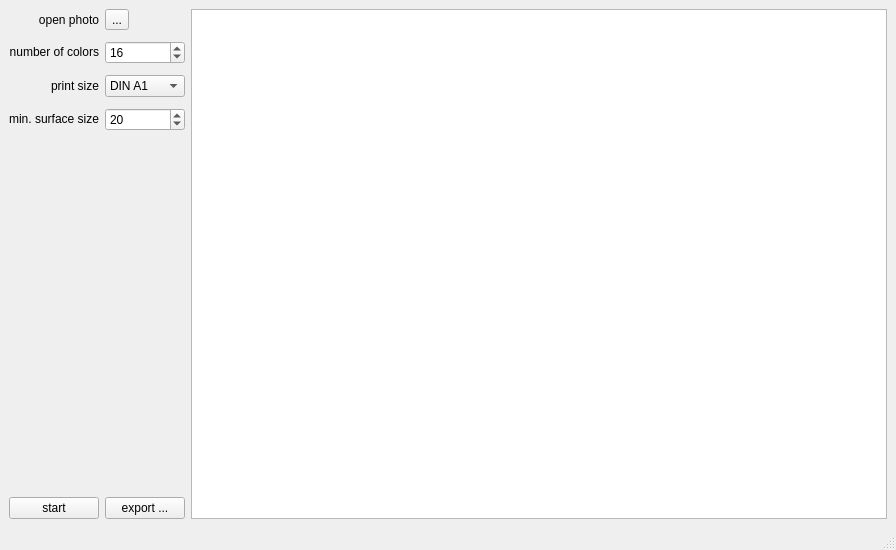
<?xml version="1.0" encoding="UTF-8"?>
<ui version="4.0">
 <class>MainWindow</class>
 <widget class="QMainWindow" name="MainWindow">
  <property name="geometry">
   <rect>
    <x>0</x>
    <y>0</y>
    <width>896</width>
    <height>550</height>
   </rect>
  </property>
  <property name="windowTitle">
   <string>Color Photo By Number</string>
  </property>
  <widget class="QWidget" name="centralwidget">
   <layout class="QGridLayout" name="gridLayout">
    <item row="0" column="1">
     <widget class="QGraphicsView" name="graphicsView"/>
    </item>
    <item row="0" column="0">
     <layout class="QHBoxLayout" name="horizontalLayout">
      <item>
       <layout class="QVBoxLayout" name="verticalLayoutLeft">
        <property name="spacing">
         <number>8</number>
        </property>
        <item>
         <widget class="QLabel" name="labelOpenPhoto">
          <property name="sizePolicy">
           <sizepolicy hsizetype="Preferred" vsizetype="Fixed">
            <horstretch>0</horstretch>
            <verstretch>0</verstretch>
           </sizepolicy>
          </property>
          <property name="minimumSize">
           <size>
            <width>0</width>
            <height>22</height>
           </size>
          </property>
          <property name="text">
           <string>open photo</string>
          </property>
          <property name="alignment">
           <set>Qt::AlignRight|Qt::AlignTrailing|Qt::AlignVCenter</set>
          </property>
         </widget>
        </item>
        <item>
         <widget class="QLabel" name="labelNumberOfColors">
          <property name="sizePolicy">
           <sizepolicy hsizetype="Preferred" vsizetype="Fixed">
            <horstretch>0</horstretch>
            <verstretch>0</verstretch>
           </sizepolicy>
          </property>
          <property name="minimumSize">
           <size>
            <width>0</width>
            <height>26</height>
           </size>
          </property>
          <property name="text">
           <string>number of colors</string>
          </property>
          <property name="alignment">
           <set>Qt::AlignRight|Qt::AlignTrailing|Qt::AlignVCenter</set>
          </property>
         </widget>
        </item>
        <item>
         <widget class="QLabel" name="labelPrintSize">
          <property name="sizePolicy">
           <sizepolicy hsizetype="Preferred" vsizetype="Fixed">
            <horstretch>0</horstretch>
            <verstretch>0</verstretch>
           </sizepolicy>
          </property>
          <property name="minimumSize">
           <size>
            <width>0</width>
            <height>26</height>
           </size>
          </property>
          <property name="text">
           <string>print size</string>
          </property>
          <property name="alignment">
           <set>Qt::AlignRight|Qt::AlignTrailing|Qt::AlignVCenter</set>
          </property>
         </widget>
        </item>
        <item>
         <widget class="QLabel" name="labelMinSurfaceSize">
          <property name="sizePolicy">
           <sizepolicy hsizetype="Preferred" vsizetype="Fixed">
            <horstretch>0</horstretch>
            <verstretch>0</verstretch>
           </sizepolicy>
          </property>
          <property name="minimumSize">
           <size>
            <width>0</width>
            <height>24</height>
           </size>
          </property>
          <property name="text">
           <string>min. surface size</string>
          </property>
          <property name="alignment">
           <set>Qt::AlignRight|Qt::AlignTrailing|Qt::AlignVCenter</set>
          </property>
         </widget>
        </item>
        <item>
         <spacer name="verticalSpacerLeft">
          <property name="orientation">
           <enum>Qt::Vertical</enum>
          </property>
          <property name="sizeHint" stdset="0">
           <size>
            <width>20</width>
            <height>40</height>
           </size>
          </property>
         </spacer>
        </item>
        <item>
         <widget class="QPushButton" name="pushButtonStart">
          <property name="text">
           <string>start</string>
          </property>
         </widget>
        </item>
       </layout>
      </item>
      <item>
       <layout class="QVBoxLayout" name="verticalLayoutRight">
        <property name="spacing">
         <number>11</number>
        </property>
        <item>
         <widget class="QToolButton" name="toolButtonOpenPhoto">
          <property name="text">
           <string>...</string>
          </property>
         </widget>
        </item>
        <item>
         <widget class="QSpinBox" name="spinBoxNumberOfColors">
          <property name="minimum">
           <number>1</number>
          </property>
          <property name="maximum">
           <number>100</number>
          </property>
          <property name="value">
           <number>16</number>
          </property>
         </widget>
        </item>
        <item>
         <widget class="QComboBox" name="comboBoxPrintSize">
          <property name="sizePolicy">
           <sizepolicy hsizetype="Preferred" vsizetype="Fixed">
            <horstretch>0</horstretch>
            <verstretch>0</verstretch>
           </sizepolicy>
          </property>
          <property name="minimumSize">
           <size>
            <width>0</width>
            <height>0</height>
           </size>
          </property>
          <property name="currentText">
           <string>DIN A4</string>
          </property>
          <item>
           <property name="text">
            <string>DIN A1</string>
           </property>
          </item>
          <item>
           <property name="text">
            <string>DIN A2</string>
           </property>
          </item>
          <item>
           <property name="text">
            <string>DIN A3</string>
           </property>
          </item>
          <item>
           <property name="text">
            <string>DIN A4</string>
           </property>
          </item>
          <item>
           <property name="text">
            <string>DIN A5</string>
           </property>
          </item>
         </widget>
        </item>
        <item>
         <widget class="QSpinBox" name="spinBoxMinSurfaceSize">
          <property name="sizePolicy">
           <sizepolicy hsizetype="Preferred" vsizetype="Fixed">
            <horstretch>0</horstretch>
            <verstretch>0</verstretch>
           </sizepolicy>
          </property>
          <property name="minimum">
           <number>1</number>
          </property>
          <property name="maximum">
           <number>100</number>
          </property>
          <property name="value">
           <number>20</number>
          </property>
         </widget>
        </item>
        <item>
         <spacer name="verticalSpacerRight">
          <property name="orientation">
           <enum>Qt::Vertical</enum>
          </property>
          <property name="sizeHint" stdset="0">
           <size>
            <width>20</width>
            <height>40</height>
           </size>
          </property>
         </spacer>
        </item>
        <item>
         <widget class="QPushButton" name="pushButtonExport">
          <property name="text">
           <string>export ...</string>
          </property>
         </widget>
        </item>
       </layout>
      </item>
     </layout>
    </item>
   </layout>
  </widget>
  <widget class="QStatusBar" name="statusbar"/>
 </widget>
 <resources/>
 <connections/>
</ui>
